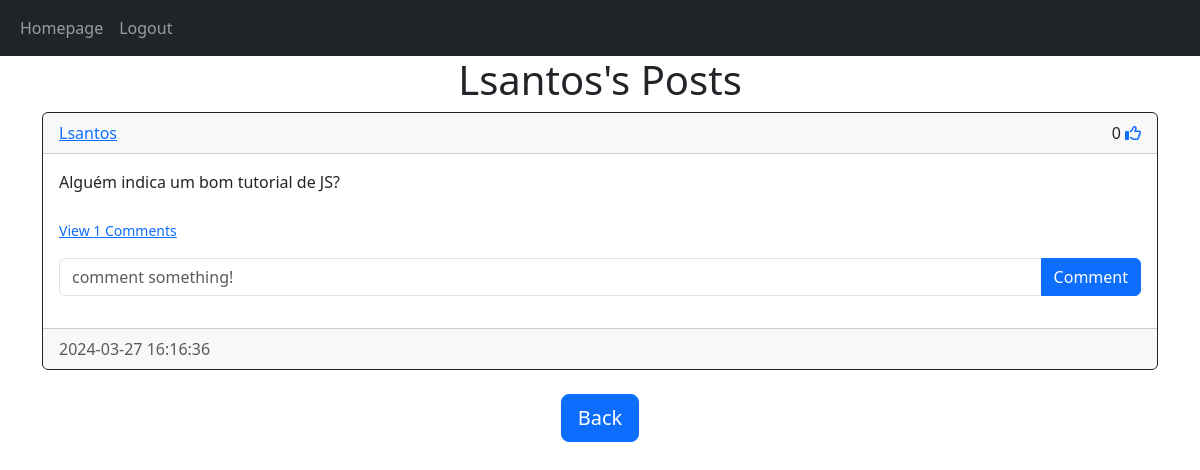
/posts/Lsantos (signed in), run on the app's committed database.
### website/models.py (models this page shows)
class User(db.Model, UserMixin):
    id= db.Column(db.Integer, primary_key=True)
    email= db.Column(db.String(150), unique=True)
    username= db.Column(db.String(150), unique=True)
    password= db.Column(db.String(255))
    date_created=db.Column(db.DateTime(timezone=True), default=func.now())
    posts=db.relationship('Post', backref='user', passive_deletes=True)
    comments=db.relationship('Comment', backref='user', passive_deletes=True)
    likes=db.relationship('Like', backref='user', passive_deletes=True)

class Post(db.Model):
    id= db.Column(db.Integer, primary_key=True)
    text= db.Column(db.Text, nullable=False)
    date_created=db.Column(db.DateTime(timezone=True), default=func.now())
    author= db.Column(db.Integer, db.ForeignKey('user.id', ondelete='cascade'), nullable=False)
    comments=db.relationship('Comment', backref='post', passive_deletes=True)
    likes=db.relationship('Like', backref='post', passive_deletes=True)

### website/views.py (the view)
@views.route('/posts/<username>')
@login_required
def posts(username):
    user = User.query.filter_by(username=username).first()
    if not user:
        flash('No user with that username exists.', category= 'error')
        return redirect(url_for('views.homepage'))
    posts = user.posts
    return render_template("posts.html", user=current_user, posts=posts, username=username)

### website/__init__.py (called while the page is built)
def create_app():
    app=Flask(__name__)
    app.config['SECRET_KEY']= "carol"
    app.config['SQLALCHEMY_DATABASE_URI']= f'sqlite:///database.db'
    db.init_app(app)
    from .views import views
    from .auth import auth
    app.register_blueprint(views, url_prefix="/")
    app.register_blueprint(auth, url_prefix="/")
    from .models import User, Post, Comment, Like
    create_database(app)
    login_manager = LoginManager()
    login_manager.login_view = 'auth.login'
    login_manager.init_app(app)
    @login_manager.user_loader
    def load_user(id):
        return User.query.get(int(id))
    return app

### website/templates/posts.html (shortened to what this page needs)
{% extends "posts_div.html" %}
{% block header %}{{username}}'s Posts {% endblock %}
{% block footer %}
<div style="text-align: center;">
    <a href="/homepage"><button type="button" class="btn btn-primary btn-lg">Back</button></a>
</div>
{% endblock %}

### website/templates/posts_div.html (shortened to what this page needs)
{% extends "base.html" %}
{% block content%}
<h1 style="text-align: center;">
    {% block header%}Posts{% endblock %}</h1>
<div id="posts">
    {% for post in posts %}
    <div class="card border-dark">
        <div class="card-header d-flex justify-content-between align-items-center">
            <a href="/posts/{{post.user.username}}">{{post.user.username}}</a>
            <div>
                {{post.likes|length}}
                <a href="/like_post/{{post.id}}"><i class="far fa-thumbs-up"></i></a>
            </div>
        </div>
        <div class="card-body">
            <div class="card-text">{{post.text}}</div>
            <br>
            <p class="card-text">
                {% if post.comments|length > 0 %}
                <a data-bs-toggle="collapse" href="#comments-{{post.id}}" role="button">
                <small>View {{post.comments|length}} Comments</small></a>
                {% else %}
                <small class="text-muted">No Comments</small>
                {% endif %}
            </p>
            <form action="/create_comment/{{post.id}}" class="input-group mb-3" method="POST">
                <input type="text" id="text" name="text" class="form-control" placeholder="comment something!">
                <button type="submit" class="btn btn-primary">Comment</button>
            </form>
        </div>
        <div class="card-footer text-muted">{{post.date_created}}</div>
    </div>
    <br>{% endfor %}
</div>
{% block footer %}{% endblock %}
{% endblock %}

### data on the page
User: username "Lsantos"
Post: user.username "Lsantos", likes|length "0", text "Alguém indica um bom tutorial de JS?", comments|length "1", date_created "2024-03-27 16:16:36"
